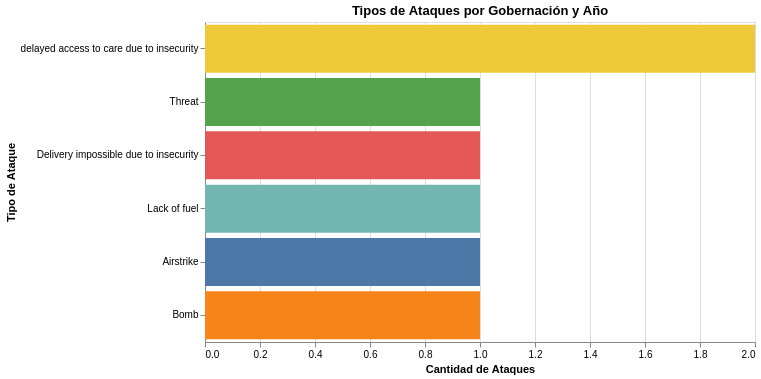

Write notebook code for a chart like this one.
### Code cell
import altair as alt
import pandas as pd

# Cargar el dataset
df = pd.read_csv("/content/ataques_hospitales_database_limpia_2.0.csv", sep=";")

# Extraer el año de la columna de fechas
df["Date_dt"] = pd.to_datetime(df["Date"], format="%d-%m-%Y", errors="coerce")
df["Year"] = df["Date_dt"].dt.year

# Obtener años y zonas existentes en el dataset
governorates = sorted(df["Governorate"].unique().tolist())
years = sorted(df["Year"].unique().tolist())

# Crear los selectores para interactividad (seleccionar zona y año)
input_gov = alt.binding_select(
    options=governorates,
    name="Gobernación: ",
)
select_gov = alt.selection_point(
    fields=["Governorate"],
    bind=input_gov,
    value=governorates[0],
)

input_year = alt.binding_select(
    options=years,
    name="Año: ",
)
select_year = alt.selection_point(
    fields=["Year"],
    bind=input_year,
    value=years[0],
)

# Crear grafico de barras
chart = (
    alt.Chart(df)
    .mark_bar()
    .encode(
        x=alt.X("count():Q", title="Cantidad de Ataques"),
        y=alt.Y("Type of attack:N", sort="-x", title="Tipo de Ataque"),
        color=alt.Color("Type of attack:N", legend=None),
        tooltip=[
            alt.Tooltip("Type of attack:N", title="Tipo de ataque"),
            alt.Tooltip("count():Q", title="Total de eventos"),
        ],
    )
    .add_params(select_gov, select_year)
    .transform_filter(select_gov)
    .transform_filter(select_year)
    .properties(
        width=550,
        height=320,
        title="Tipos de Ataques por Gobernación y Año",
    )
)

# Mostrar gráfico
chart

### Figure 1 — Vega-Lite specification as saved in the notebook (floating-point values rounded to 4 significant figures; data arrays with more than 128 entries replaced by an {"elided": "..."} marker saying what was removed)
{"config": {"view": {"continuousWidth": 300, "continuousHeight": 300}}, "data": {"name": "data-740735ff3328421560bc5f6aa46e442c"}, "mark": {"type": "bar"}, "encoding": {"color": {"field": "Type of attack", "legend": null, "type": "nominal"}, "tooltip": [{"field": "Type of attack", "title": "Tipo de ataque", "type": "nominal"}, {"aggregate": "count", "title": "Total de eventos", "type": "quantitative"}], "x": {"aggregate": "count", "title": "Cantidad de Ataques", "type": "quantitative"}, "y": {"field": "Type of attack", "sort": "-x", "title": "Tipo de Ataque", "type": "nominal"}}, "height": 320, "params": [{"name": "param_17", "select": {"type": "point", "fields": ["Governorate"]}, "bind": {"input": "select", "options": ["Deir al Balah", "Gaza City", "Gaza North", "Khan Younis", "Rafah"], "name": "Gobernación: "}, "value": "Deir al Balah"}, {"name": "param_18", "select": {"type": "point", "fields": ["Year"]}, "bind": {"input": "select", "options": [2023, 2024, 2025], "name": "Año: "}, "value": 2023}], "title": "Tipos de Ataques por Gobernación y Año", "transform": [{"filter": {"param": "param_17"}}, {"filter": {"param": "param_18"}}], "width": 550, "$schema": "https://vega.github.io/schema/vega-lite/v5.20.1.json", "datasets": {"data-740735ff3328421560bc5f6aa46e442c": {"elided": "748 records"}}}
